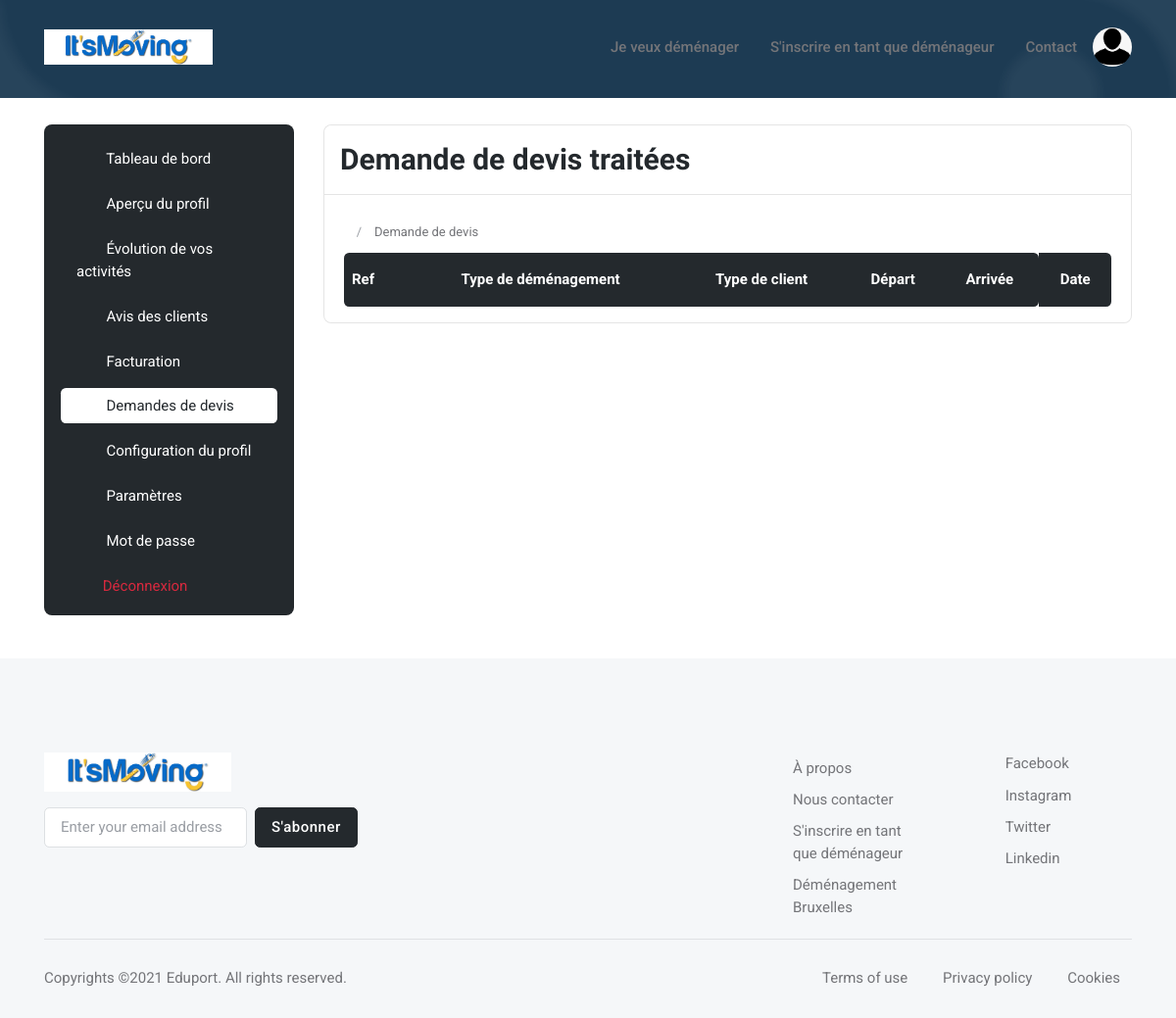
The page /user/treated_quote_request/ (signed in) on the database as committed earlier.
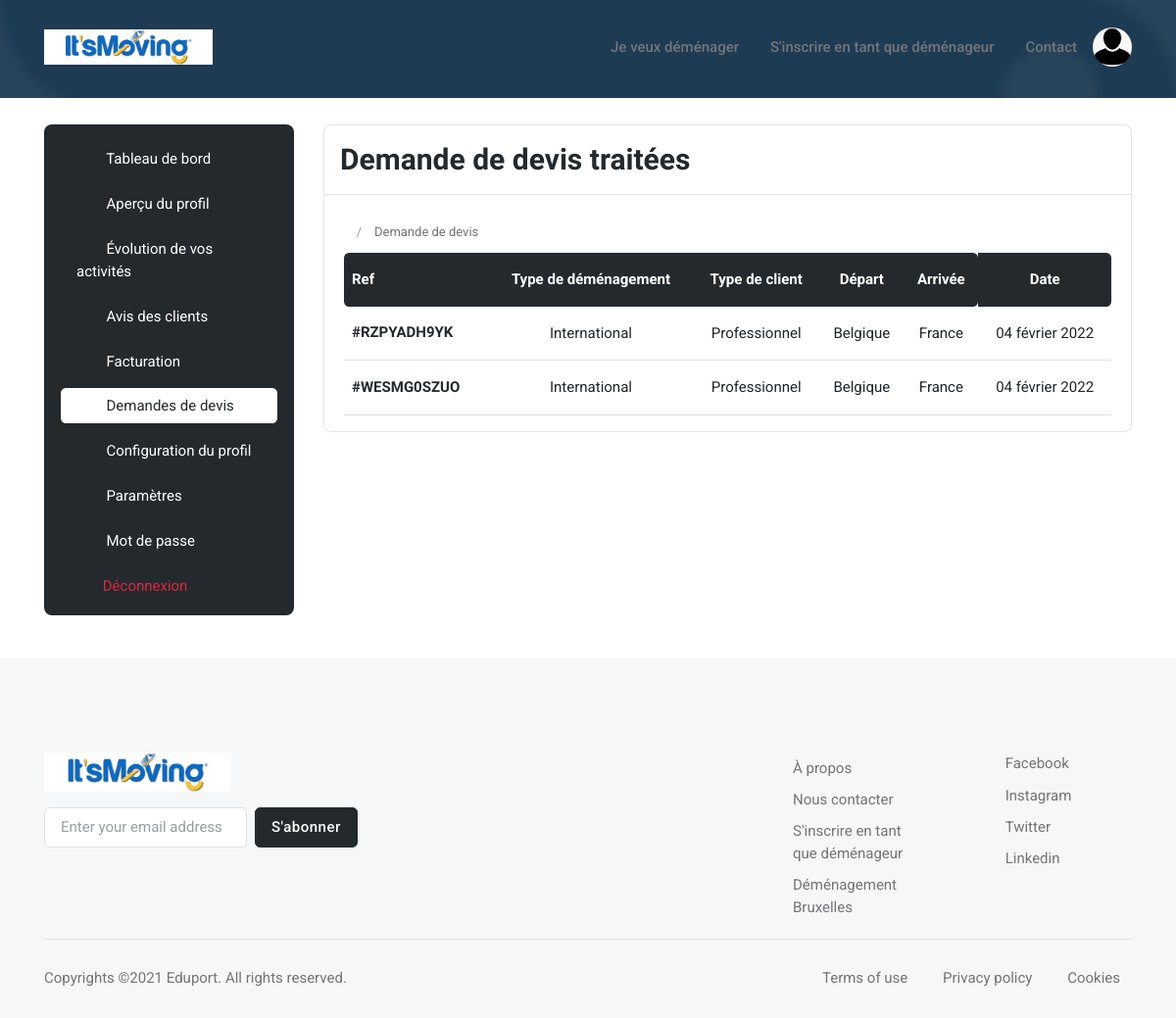
The same page on the database as committed later.
### base_app/models.py (models this page shows, shortened)
class Mover_Quote_Request(models.Model):
    created = models.DateTimeField(auto_now_add=True)
    quote_request = models.ForeignKey(Quote_Request, on_delete=models.CASCADE)
    treated = models.BooleanField(default=False)
    rejected = models.BooleanField(default=False)
    mover = models.ForeignKey(Mover, on_delete=models.CASCADE)

class Quote_Request(models.Model):
    ref = models.CharField(max_length=30)
    country = models.ForeignKey(Country, on_delete=models.CASCADE, default="")
    City_Departure = models.CharField(max_length=300)
    Adresse_Departure = models.CharField(max_length=300)
    Postal_Code_Departure = models.IntegerField()
    Residence_Number_or_Name_Departure = models.CharField(max_length=300)
    Residence_Departure = models.CharField(max_length=300)
    Number_Room_Departure = models.IntegerField()
    Country_Arrival = models.CharField(max_length=300, default="")
    City_Arrival = models.CharField(max_length=300)
    Adresse_Arrival = models.CharField(max_length=300)
    Residence_Number_or_Name_Arrival = models.CharField(max_length=300)
    Postal_Code_Arrival = models.IntegerField()
    Residence_Arrival = models.CharField(max_length=300)
    packing_service = models.BooleanField(default=False)
    packaging_materials = models.BooleanField(default=False)
    furniture_assembly_disassembly = models.BooleanField(default=False)
    furniture_storage = models.BooleanField(default=False)
    Additional_informations = models.CharField(max_length=300)
    firstname = models.CharField(max_length=300, default="")
    lastname = models.CharField(max_length=300, default="")
    email = models.EmailField(default="")
    phone_number = models.CharField(max_length=30, default="")
    created = models.DateTimeField(auto_now_add=True)
    distributed = models.BooleanField(default=False)
    moving_date = models.DateTimeField(auto_now_add=False)
    moving_date1 = models.DateTimeField(auto_now_add=False)
    moving_date2 = models.DateTimeField(auto_now_add=False)
    moving_type1 = models.ForeignKey(Moving_Type1, on_delete=models.CASCADE)
    moving_type2 = models.ForeignKey(Moving_Type2, on_delete=models.CASCADE)

class Moving_Type1(models.Model):  # can be national opr international
    name = models.CharField(max_length=300)

class Moving_Type2(models.Model):  # can be 'particulier' or 'professionnel'
    name = models.CharField(max_length=300)

class Country(models.Model):
    name = models.CharField(max_length=300)

### user/views.py (the view)
# urls.py: path('treated_quote_request/', views.treated_quote_request, name='treated_quote_request'),
@login_required
def treated_quote_request(request):
    mover = Mover.objects.filter(user_id=request.user.id).last()
    mover_quote_requests = Mover_Quote_Request.objects.filter(mover_id=mover.id, treated=True, rejected=False)
    number_quote_request = Mover_Quote_Request.objects.filter(mover_id=mover.id, treated=False, rejected=False).count()
    return render(request, 'user/quote_request/treated_quote_request.html', {'mover': mover,
                                                                             'mover_quote_requests':
                                                                                 mover_quote_requests,
                                                                             'number_quote_request': number_quote_request})

### user/templates/user/quote_request/treated_quote_request.html (shortened to what this page needs)
{% extends 'base_app/base.html' %}
{% load static %}
{% block main %}
    <section class="pt-0">
        <div class="container-fluid px-0">
            <div class="bg-blue h-100px h-md-100px rounded-0" style="background:url({% static 'base_app/assets/images/pattern/04.png' %}) no-repeat center center; background-size:cover;">
            </div>
        </div>
    </section>
	<section class="pt-2">
		<div class="container">
			<div class="row">
				<div class="col-xl-3">
					<nav class="navbar navbar-light navbar-expand-xl mx-0">
						<div class="offcanvas offcanvas-end" tabindex="-1" id="offcanvasNavbar" aria-labelledby="offcanvasNavbarLabel">
							<div class="offcanvas-body p-3 p-xl-0">
								<div class="bg-dark border rounded-3 pb-0 p-3 w-100">
									<div class="list-group list-group-dark list-group-borderless">
                                        <a class="list-group-item" href="{% url 'profile' %}"><i class="bi bi-ui-checks-grid fa-fw me-2"></i>
                                            Tableau de bord
                                        </a>
										<a class="list-group-item" href="{% url 'preview' %}"><i class="bi bi-person-lines-fill fa-fw me-2"></i>
											Aperçu du profil
										</a>
										<a class="list-group-item" href="{% url 'statistic' %}"><i class="bi bi-graph-up fa-fw me-2"></i>
                                            Évolution de vos activités
                                        </a>
                                        <a class="list-group-item" href="{% url 'reviews' %}"><i class="bi bi-star fa-fw me-2"></i>
                                            Avis des clients
                                        </a>
                                        <a class="list-group-item" href="{% url 'billing' %}"><i class="bi bi-wallet2 fa-fw me-2"></i>
                                            Facturation
                                        </a>
										<a class="list-group-item active" href="{% url 'quote_request' %}"><i class="bi bi-folder-check fa-fw me-2"></i>
											Demandes de devis
										</a>
										<a class="list-group-item" href="{% url 'edit_profile' %}"><i class="bi bi-pencil-square fa-fw me-2"></i>
											Configuration du profil
										</a>
										<a class="list-group-item" href="{% url 'settings' %}"><i class="bi bi-gear fa-fw me-2"></i>
											Paramètres
										</a>
										<a class="list-group-item" href="{% url 'user_password_change' %}"><i class="bi bi-lock fa-fw me-2"></i>
											Mot de passe
										</a>
										<form action="{% url 'logout_user' %}" method="POST">
											<button type="submit" class="list-group-item text-danger bg-danger-soft-hover">
												<i class="fas fa-sign-out-alt fa-fw me-2"></i>Déconnexion
											</button>
                        				</form>
									</div>
								</div>
							</div>
						</div>
					</nav>
				</div>
				<div class="col-xl-9">
					<div class="card border rounded-3">
						<div class="card-header border-bottom">
							<h3 class="mb-0">Demande de devis traitées</h3>
						</div>
						<div class="card-body">
							<nav aria-label="breadcrumb">
								<ol class="py-1 my-2 breadcrumb">
									<li class="breadcrumb-item"><a href="{% url 'quote_request' %}">Demande de devis</a></li>
								</ol>
							</nav>
							<div class="table-responsive border-0">
								<table class="table table-dark-gray align-middle p-4 mb-0 table-hover">
									<thead>
										<tr>
											<th scope="col" class="border-0 rounded-start">Ref</th>
											<th scope="col" class="border-0 text-center">Type de déménagement</th>
											<th scope="col" class="border-0 text-center">Type de client</th>
											<th scope="col" class="border-0 text-center">Départ</th>
											<th scope="col" class="border-0 rounded-end text-center">Arrivée</th>
											<th scope="col" class="border-0 rounded-end text-center">Date</th>
										</tr>
									</thead>
									<tbody>
										{% if mover_quote_request %}
													{% if quote_request.moving_date|date == 'Oct. 10, 1000' %}
														{% load i18n %}
													{% else %}
														{% load i18n %}
													{% endif %}
										{% else %}
											{% for mover_quote_request in mover_quote_requests %}
												<tr>
													<td>
														<h6 class="mt-2 mt-lg-0 mb-0">
															<a href="{% url 'mover_quote_request_detail' mover_quote_request.id %}">
																#{{mover_quote_request.quote_request.ref}}
															</a>
														</h6>
													</td>
													<td class="text-center">
														{{mover_quote_request.quote_request.moving_type1.name}}
													</td>
													<td class="text-center">
														{{mover_quote_request.quote_request.moving_type2.name}}
													</td>
													<td class="text-center">
														{% if mover_quote_request.quote_request.moving_type1.name == 'National' %}
															{{mover_quote_request.quote_request.City_Departure|capfirst}}
														{% else %}
															{{mover_quote_request.quote_request.country.name|capfirst}}
														{% endif %}
													</td>
													<td class="text-center">
														{% if mover_quote_request.quote_request.moving_type1.name == 'National' %}
															{{mover_quote_request.quote_request.City_Arrival|capfirst}}
														{% else %}
															{{mover_quote_request.quote_request.Country_Arrival|capfirst}}
														{% endif %}
													</td>
													<td class="text-center">
														{% if mover_quote_request.quote_request.moving_date|date == 'Oct. 10, 1000' %}
															{% load i18n %}
														{% else %}
															{% load i18n %}
															{% language 'fr' %}
																{{mover_quote_request.quote_request.moving_date|date:'d F Y'}}
															{% endlanguage %}
														{% endif %}
													</td>
												</tr>
											{% endfor %}
										{% endif %}
									</tbody>
								</table>
							</div>
						</div>
					</div>
				</div>
			</div>
		</div>
	</section>
{% endblock %}

### base_app/templates/base_app/base.html (shortened to what this page needs)
{% load static %}
<!DOCTYPE html>
<html lang="en">
    <head>
        <link rel="stylesheet" type="text/css" href="{% static 'base_app/assets/vendor/font-awesome/css/all.min.css' %}">
        <link rel="stylesheet" type="text/css" href="{% static 'base_app/assets/vendor/bootstrap-icons/bootstrap-icons.css' %}">
        <link rel="stylesheet" type="text/css" href="{% static 'base_app/assets/vendor/tiny-slider/tiny-slider.css' %}">
        <link rel="stylesheet" type="text/css" href="{% static 'base_app/assets/vendor/apexcharts/css/apexcharts.css' %}">
    </head>
    <body>
        <header class="navbar-light navbar-sticky navbar-transparent">
            <nav class="navbar navbar-expand-lg">
                <div class="container">
                    <a class="navbar-brand me-0" href="{% url 'index' %}">
                        <img class="light-mode-item navbar-brand-item" src="{% static 'base_app/assets/images/logo.jpg' %}" alt="logo">
                    </a>
                    <div class="navbar-collapse collapse" id="navbarCollapse">
                        <ul class="navbar-nav navbar-nav-scroll ms-auto">
                            <li class="nav-item dropdown"><a class="nav-link" href="{% url 'devis_page1' %}">Je veux déménager</a></li>
                            <li class="nav-item">
                                <a class="nav-link" href="{% url 'mover_inscription' %}">
                                    S'inscrire en tant que déménageur
                                </a>
                            </li>
                            <li class="nav-item dropdown"><a class="nav-link" href="{% url 'contact_page' %}">Contact</a></li>
                        </ul>
                    </div>
                    {% if user.is_authenticated %}
                        <div class="dropdown ms-1 ms-lg-0">
                            <a class="avatar avatar-sm p-0" href="{% url 'profile' %}" role="button">
                                <img class="avatar-img rounded-circle" src="{% static 'base_app/assets/images/avatar/01.png' %}" alt="avatar">
                            </a>
                        </div>
                    {% else %}
                        <div class="navbar-nav ms-2 d-none d-sm-block">
                            <a type="button" class="btn btn-sm btn-dark mb-0" href="{% url 'login_user' %}">
                                Se connecter
                            </a>
                        </div>
                    {% endif %}
                </div>
            </nav>
        </header>
        <main>
            {% block main %}  {% endblock %}
        </main>
        <footer class="pt-5 bg-light">
            <div class="container">
                <div class="row g-4 justify-content-between pt-5">
                    <div class="col-md-5 col-lg-4">
                        <a class="me-0" href="index.html">
                            <img class="light-mode-item h-40px" src="{% static 'base_app/assets/images/logo.jpg' %}" alt="logo">
                        </a>
                        <form class="row row-cols-lg-auto g-2">
                            <div class="col-12">
                                <input type="email" class="form-control" placeholder="Enter your email address">
                            </div>
                            <div class="col-12">
                                <button type="submit" class="btn btn-dark m-0">S'abonner</button>
                            </div>
                        </form>
                    </div>
                    <div class="col-md-7 col-lg-6">
                        <div class="row g-4 g-lg-5">
                            <div class="col-6 col-sm-4">
                                <ul class="nav flex-column">
                                    <li class="nav-item"><a class="nav-link pt-0" href="#"></a></li>
                                    <li class="nav-item"><a class="nav-link" href="#"></a></li>
                                    <li class="nav-item"><a class="nav-link" href="#"></a></li>
                                    <li class="nav-item"><a class="nav-link" href="#"></a></li>
                                </ul>
                            </div>
                            <div class="col-6 col-sm-4">
                                <ul class="nav flex-column">
                                    <li class="nav-item"><a class="nav-link" href="#">À propos</a></li>
                                    <li class="nav-item"><a class="nav-link" href="#">Nous contacter</a></li>
                                    <li class="nav-item"><a class="nav-link" href="#">S'inscrire en tant que déménageur</a></li>
                                    <li class="nav-item"><a class="nav-link" href="#">Déménagement Bruxelles</a></li>
                                </ul>
                            </div>
                            <div class="col-6 col-sm-4">
                                <ul class="nav flex-column">
                                    <li class="nav-item"><a class="nav-link pt-0" href="#"><i class="fab fa-facebook-square text-facebook me-2"></i>Facebook</a></li>
                                    <li class="nav-item"><a class="nav-link" href="#"><i class="fab fa-instagram-square text-instagram-gradient me-2"></i>Instagram</a></li>
                                    <li class="nav-item"><a class="nav-link" href="#"><i class="fab fa-twitter-square text-twitter me-2"></i>Twitter</a></li>
                                    <li class="nav-item"><a class="nav-link" href="#"><i class="fab fa-linkedin text-linkedin me-2"></i>Linkedin</a></li>
                                </ul>
                            </div>
                        </div>
                    </div>
                </div>
                <hr>
                <div class="row">
                    <div class="col-12">
                        <div class="d-md-flex justify-content-between align-items-center pt-2 pb-4 text-center">
                            <div class="text-primary-hover"> Copyrights <a href="#" class="text-reset">©2021 Eduport</a>. All rights reserved. </div>
                            <div class="mt-3 mt-md-0">
                                <ul class="list-inline mb-0">
                                    <li class="list-inline-item"><a class="nav-link" href="#">Terms of use</a></li>
                                    <li class="list-inline-item"><a class="nav-link" href="#">Privacy policy</a></li>
                                    <li class="list-inline-item pe-0"><a class="nav-link" href="#">Cookies</a></li>
                                </ul>
                            </div>
                        </div>
                    </div>
                </div>
            </div>
        </footer>
    </body>
</html>

Rows that differ between the two databases and show on the page:
added Mover_Quote_Request: quote_request.ref "RZPYADH9YK", quote_request.moving_type1.name "International", quote_request.moving_type2.name "Professionnel", quote_request.country.name "Belgique", quote_request.Country_Arrival "France", quote_request.moving_date "04 février 2022"
added Mover_Quote_Request: quote_request.ref "WESMG0SZUO", quote_request.moving_type1.name "International", quote_request.moving_type2.name "Professionnel", quote_request.country.name "Belgique", quote_request.Country_Arrival "France", quote_request.moving_date "04 février 2022"
